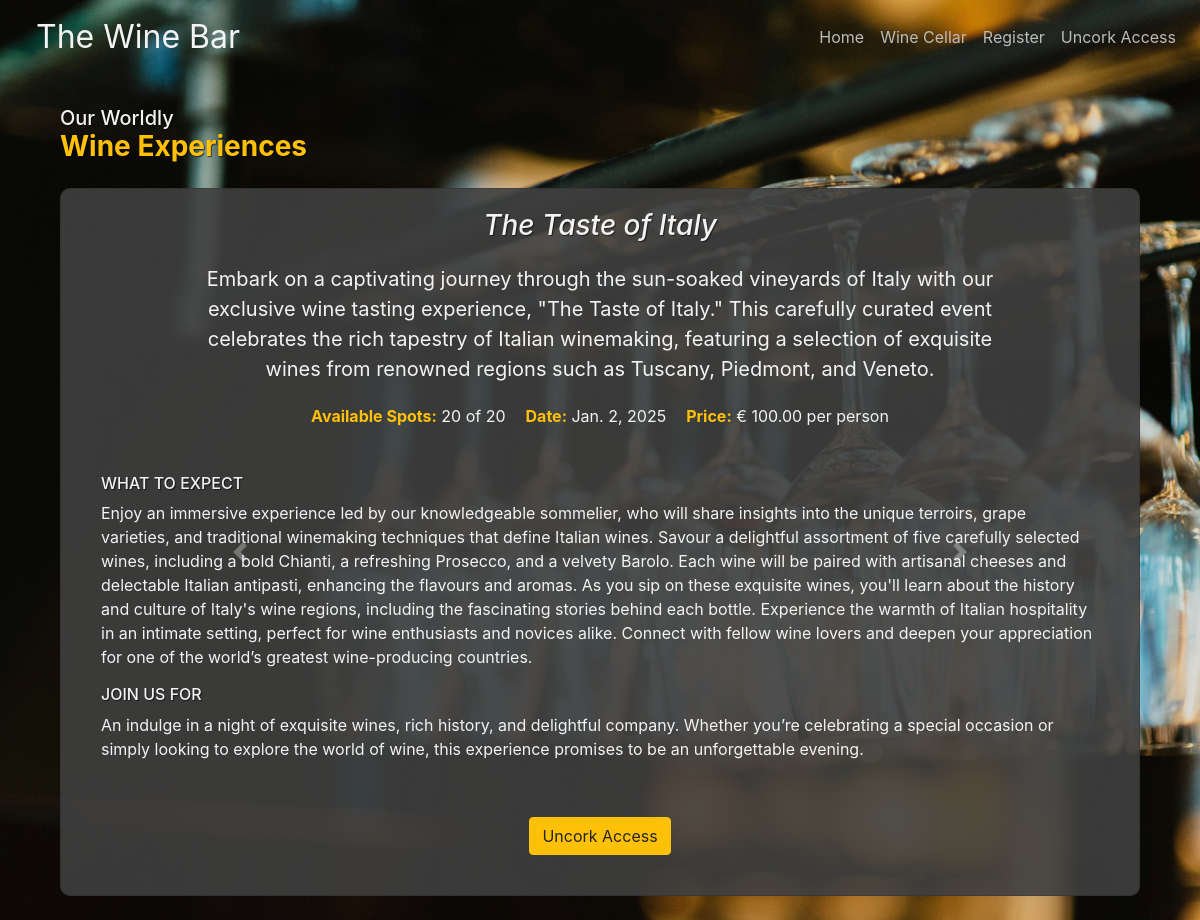
/wine_cellar/, run on an earlier commit of the app's database.
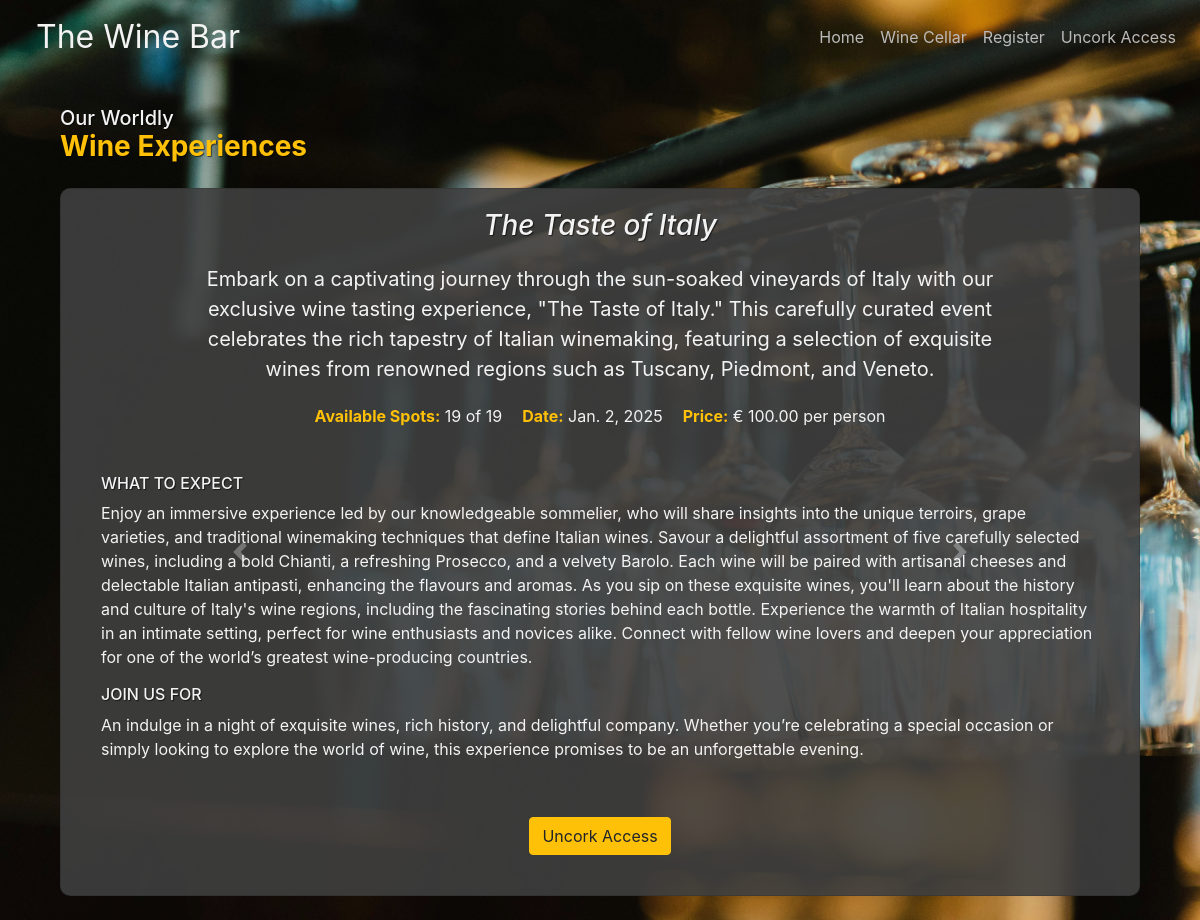
And on a later commit of the database.
### bookings/models.py (models this page shows, shortened)
class wineCellar(models.Model):
    title = models.CharField(max_length=255)
    description = models.TextField()
    price = models.DecimalField(max_digits=10, decimal_places=2)
    date = models.DateField()
    available_spots = models.PositiveIntegerField()
    what_to_expect = models.TextField()
    join_us_for = models.TextField()

### bookings/views.py (the view)
# urls.py: path("", views.wine_list, name="wine_cellar"),  # Main page of wine list
def wine_list(request):
    wines = wineCellar.objects.all()
    return render(request, "bookings/wine_cellar.html", {"wines": wines})

### bookings/templates/bookings/wine_cellar.html (shortened to what this page needs)
{% extends "layout.html" %}
{% block content %}
  <div class="container mt-4">
    <h1 class="mb-4">Our Worldly<br><strong>Wine Experiences</strong></h1>
    <div id="wineCarousel" class="carousel slide" data-ride="carousel" data-interval="false">
      <div class="carousel-inner">
        {% for wine in wines %}
          <div class="carousel-item {% if forloop.first %}active{% endif %}">
            <div class="card">
              <div class="card-body">
                <h5 class="card-title">{{ wine.title }}</h5>
                <p class="card-text">{{ wine.description }}</p>
                <div id="info">
                   <p>
                    <strong>Available Spots:</strong> {{ wine.available_spots }} of {{ wine.available_spots }}
                  </p>
                  <p>
                    <strong>Date:</strong> {{ wine.date }}
                  </p>
                  <p>
                    <strong>Price:</strong> € {{ wine.price }} per person
                  </p>
                </div>
                <div class="about_tasting">
                  <h6>What to Expect</h6>
                  <p>{{ wine.what_to_expect }}</p>
                  <h6>Join Us For</h6>
                  <p>{{ wine.join_us_for }}</p>
                </div>
                {% if user.is_authenticated %}
                  <a href="{% url 'bookings:book' wine.id %}" class="btn btn-primary">Book Now</a>
                {% else %}
                  <a href="{% url 'bookings:register' %}" class="btn btn-warning">Uncork Access</a>
                {% endif %}
              </div>
            </div>
          </div>
        {% endfor %}
      </div>
      <a class="carousel-control-prev"
         href="#wineCarousel"
         role="button"
         data-slide="prev">
        <span class="carousel-control-prev-icon" aria-hidden="true"></span>
      </a>
      <a class="carousel-control-next"
         href="#wineCarousel"
         role="button"
         data-slide="next">
        <span class="carousel-control-next-icon" aria-hidden="true"></span>
      </a>
    </div>
  </div>
{% endblock content %}

### templates/layout.html (shortened to what this page needs)
<!DOCTYPE html>
{% load static %}
<html lang="en">
  <head>
    <link rel="stylesheet"
          href="https://stackpath.bootstrapcdn.com/bootstrap/4.5.2/css/bootstrap.min.css">
    <link rel="stylesheet" href="{% static 'css/styles.css' %}">
  </head>
  <body>
    <nav class="navbar navbar-expand-lg navbar-light bg-light">
      <a class="navbar-brand" href="{% url 'winery' %}">The Wine Bar</a>
      <div class="collapse navbar-collapse" id="navbarNav">
        <ul class="navbar-nav ml-auto">
          <li class="nav-item">
            <a class="nav-link" href="{% url 'winery' %}">Home</a>
          </li>
          <li class="nav-item">
            <a class="nav-link" href="{% url 'bookings:wine_cellar' %}">Wine Cellar</a>
          </li>
          {% if user.is_authenticated %}
            <li class="nav-item">
              <a class="nav-link" href="{% url 'bookings:profile' %}">Profile</a>
            </li>
            <li class="nav-item">
              <form method="post" action="{% url 'logout' %}">
                {% csrf_token %}
                <button type="submit" class="btn btn-link nav-link">Logout</button>
              </form>
            </li>
          {% else %}
            <li class="nav-item">
              <a class="nav-link" href="{% url 'bookings:register' %}">Register</a>
            </li>
            <li class="nav-item">
              <a class="nav-link" href="{% url 'bookings:login' %}">Uncork Access</a>
            </li>
          {% endif %}
        </ul>
      </div>
    </nav>
    <main class="container my-4">
      {% block content %}{% endblock content %}
    </main>
  </body>
</html>

### static/css/styles.css (style rules this page uses)
:root { --text-color: rgb(243, 243, 243); --text-color2: rgb(187, 187, 187); --bg-color: rgba(71, 71, 71, 0.9); --all-tsh: 1px 1px 1px rgba(0, 0, 0, 0.6); }
body { background-image: url('/media/empty_glasses.jpg'); background-size: cover; background-repeat: no-repeat; background-attachment: fixed; background-position: center; color: aliceblue; }
body::after { content: ''; position: fixed; top: 0; left: 0; width: 100%; height: 100%; background-color: rgba(41, 41, 41, 0.1); z-index: 1; }
body * { position: relative; z-index: 2; }
.bg-light { background-color: transparent !important; display: flex; }
.navbar-light .navbar-brand { margin-left: 20px; color: var(--text-color); font-size: 2rem; }
.navbar-light .navbar-nav .nav-link { color: var(--text-color2); }
.mb-4 { margin-top: 2rem; margin-bottom: 1.5rem !important; color: var(--text-color); font-size: 1.25rem; text-shadow: var(--all-tsh); }
.mb-4 strong { color: #ffc107; font-size: 1.75rem; }
.carousel-control-next, .carousel-control-prev { position: fixed; z-index: 4; top: 20%; width: 40%; opacity: 0.3; color: var(--text-color); }
.card { border-radius: 10px; color: var(--text-color); background-color: rgba(64, 64, 64, 0.9); height: 100%; }
.card-body { display: flex; flex-direction: column; justify-content: space-evenly; align-items: center; height: 100%; }
.card-title { font-size: 1.75rem; text-align: center; font-style: italic; text-shadow: var(--all-tsh); }
.card-text { font-size: 1.25rem; max-width: 80%; margin: 10px auto; text-align: center; }
#info { margin: 0 auto; display: flex; }
#info p { padding: 10px; font-size: 1rem; text-align: center; }
#info strong { color: #ffc107; }
.about_tasting { margin: 20px; }
.about_tasting h6 { font-size: 1rem; text-transform: uppercase; text-shadow: 1px 1px 1px rgba(0, 0, 0, 0.6); }
.btn-warning, .btn-primary { display: flex; justify-content: center; margin: 20px auto; max-width: 40%; }

What changed in the data, as far as the page shows it:
changed wineCellar "The Taste of Italy": available_spots "20" → "19"
